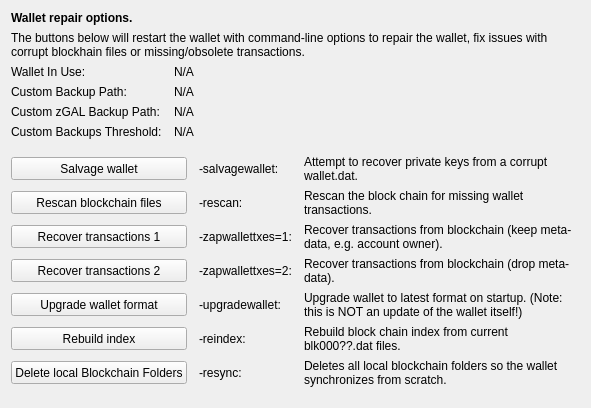
     <widget class="QWidget" name="tab_repair">
      <attribute name="title">
       <string>&amp;Wallet Repair</string>
      </attribute>
      <layout class="QGridLayout" name="gridLayout_4" columnstretch="0,0,0,0">
       <property name="horizontalSpacing">
        <number>12</number>
       </property>
       <item row="0" column="0" colspan="4">
        <widget class="QLabel" name="label_repair_header">
         <property name="font">
          <font>
           <weight>75</weight>
           <bold>true</bold>
          </font>
         </property>
         <property name="text">
          <string>Wallet repair options.</string>
         </property>
        </widget>
       </item>
       <item row="1" column="0" colspan="4">
        <widget class="QLabel" name="label_repair_helptext">
         <property name="font">
          <font>
           <weight>50</weight>
           <bold>false</bold>
          </font>
         </property>
         <property name="text">
          <string>The buttons below will restart the wallet with command-line options to repair the wallet, fix issues with corrupt blockhain files or missing/obsolete transactions.</string>
         </property>
         <property name="wordWrap">
          <bool>true</bool>
         </property>
        </widget>
       </item>
       <item row="2" column="0">
        <widget class="QLabel" name="wallet_path_label">
         <property name="text">
          <string>Wallet In Use:</string>
         </property>
        </widget>
       </item>
       <item row="2" column="1" colspan="3">
        <widget class="QLabel" name="wallet_path">
         <property name="cursor">
          <cursorShape>IBeamCursor</cursorShape>
         </property>
         <property name="text">
          <string>N/A</string>
         </property>
         <property name="textFormat">
          <enum>Qt::PlainText</enum>
         </property>
         <property name="textInteractionFlags">
          <set>Qt::LinksAccessibleByMouse|Qt::TextSelectableByKeyboard|Qt::TextSelectableByMouse</set>
         </property>
        </widget>
       </item>
       <item row="3" column="0">
        <widget class="QLabel" name="wallet_custombackuppath_label">
         <property name="text">
          <string>Custom Backup Path:</string>
         </property>
         <property name="visible">
          <bool>false</bool>
         </property>
        </widget>
       </item>
       <item row="3" column="1" colspan="3">
        <widget class="QLabel" name="wallet_custombackuppath">
         <property name="cursor">
          <cursorShape>IBeamCursor</cursorShape>
         </property>
         <property name="text">
          <string>N/A</string>
         </property>
         <property name="textFormat">
          <enum>Qt::PlainText</enum>
         </property>
         <property name="textInteractionFlags">
          <set>Qt::LinksAccessibleByMouse|Qt::TextSelectableByKeyboard|Qt::TextSelectableByMouse</set>
         </property>
         <property name="visible">
          <bool>false</bool>
         </property>
        </widget>
       </item>
       <item row="4" column="0">
        <widget class="QLabel" name="wallet_customzgalbackuppath_label">
         <property name="text">
          <string>Custom zGAL Backup Path:</string>
         </property>
         <property name="visible">
          <bool>false</bool>
         </property>
        </widget>
       </item>
       <item row="4" column="1" colspan="3">
        <widget class="QLabel" name="wallet_customzgalbackuppath">
         <property name="cursor">
          <cursorShape>IBeamCursor</cursorShape>
         </property>
         <property name="text">
          <string>N/A</string>
         </property>
         <property name="textFormat">
          <enum>Qt::PlainText</enum>
         </property>
         <property name="textInteractionFlags">
          <set>Qt::LinksAccessibleByMouse|Qt::TextSelectableByKeyboard|Qt::TextSelectableByMouse</set>
         </property>
         <property name="visible">
          <bool>false</bool>
         </property>
        </widget>
       </item>
       <item row="5" column="0">
        <widget class="QLabel" name="wallet_custombackupthreshold_label">
         <property name="text">
          <string>Custom Backups Threshold:</string>
         </property>
         <property name="visible">
          <bool>false</bool>
         </property>
        </widget>
       </item>
       <item row="5" column="1" colspan="3">
        <widget class="QLabel" name="wallet_custombackupthreshold">
         <property name="cursor">
          <cursorShape>IBeamCursor</cursorShape>
         </property>
         <property name="text">
          <string>N/A</string>
         </property>
         <property name="textFormat">
          <enum>Qt::PlainText</enum>
         </property>
         <property name="textInteractionFlags">
          <set>Qt::LinksAccessibleByMouse|Qt::TextSelectableByKeyboard|Qt::TextSelectableByMouse</set>
         </property>
         <property name="visible">
          <bool>false</bool>
         </property>
        </widget>
       </item>
       <item row="6" column="0">
        <spacer name="verticalSpacer_repair1">
         <property name="orientation">
          <enum>Qt::Vertical</enum>
         </property>
         <property name="sizeHint" stdset="0">
          <size>
           <width>10</width>
           <height>10</height>
          </size>
         </property>
        </spacer>
       </item>
       <item row="7" column="0" colspan="2">
        <widget class="QPushButton" name="btn_salvagewallet">
         <property name="minimumSize">
          <size>
           <width>100</width>
           <height>23</height>
          </size>
         </property>
         <property name="text">
          <string>Salvage wallet</string>
         </property>
        </widget>
       </item>
       <item row="7" column="2">
        <widget class="QLabel" name="label_repair_salvage_command">
         <property name="text">
          <string notr="true">-salvagewallet:</string>
         </property>
        </widget>
       </item>
       <item row="7" column="3">
        <widget class="QLabel" name="label_repair_salvage">
         <property name="text">
          <string>Attempt to recover private keys from a corrupt wallet.dat.</string>
         </property>
         <property name="wordWrap">
          <bool>true</bool>
         </property>
        </widget>
       </item>
       <item row="8" column="0" colspan="2">
        <widget class="QPushButton" name="btn_rescan">
         <property name="minimumSize">
          <size>
           <width>100</width>
           <height>23</height>
          </size>
         </property>
         <property name="text">
          <string>Rescan blockchain files</string>
         </property>
        </widget>
       </item>
       <item row="8" column="2">
        <widget class="QLabel" name="label_repair_rescan_command">
         <property name="text">
          <string notr="true">-rescan:</string>
         </property>
        </widget>
       </item>
       <item row="8" column="3">
        <widget class="QLabel" name="label_repair_rescan">
         <property name="text">
          <string>Rescan the block chain for missing wallet transactions.</string>
         </property>
         <property name="wordWrap">
          <bool>true</bool>
         </property>
        </widget>
       </item>
       <item row="9" column="0" colspan="2">
        <widget class="QPushButton" name="btn_zapwallettxes1">
         <property name="minimumSize">
          <size>
           <width>100</width>
           <height>23</height>
          </size>
         </property>
         <property name="text">
          <string>Recover transactions 1</string>
         </property>
        </widget>
       </item>
       <item row="9" column="2">
        <widget class="QLabel" name="label_repair_zap1_command">
         <property name="text">
          <string notr="true">-zapwallettxes=1:</string>
         </property>
        </widget>
       </item>
       <item row="9" column="3">
        <widget class="QLabel" name="label_repair_zap1">
         <property name="text">
          <string>Recover transactions from blockchain (keep meta-data, e.g. account owner).</string>
         </property>
         <property name="wordWrap">
          <bool>true</bool>
         </property>
        </widget>
       </item>
       <item row="10" column="0" colspan="2">
        <widget class="QPushButton" name="btn_zapwallettxes2">
         <property name="minimumSize">
          <size>
           <width>100</width>
           <height>23</height>
          </size>
         </property>
         <property name="text">
          <string>Recover transactions 2</string>
         </property>
        </widget>
       </item>
       <item row="10" column="2">
        <widget class="QLabel" name="label_repair_zap2_command">
         <property name="text">
          <string notr="true">-zapwallettxes=2:</string>
         </property>
        </widget>
       </item>
       <item row="10" column="3">
        <widget class="QLabel" name="label_repair_zap2">
         <property name="text">
          <string>Recover transactions from blockchain (drop meta-data).</string>
         </property>
         <property name="wordWrap">
          <bool>true</bool>
         </property>
        </widget>
       </item>
       <item row="11" column="0" colspan="2">
        <widget class="QPushButton" name="btn_upgradewallet">
         <property name="minimumSize">
          <size>
           <width>100</width>
           <height>23</height>
          </size>
         </property>
         <property name="text">
          <string>Upgrade wallet format</string>
         </property>
        </widget>
       </item>
       <item row="11" column="2">
        <widget class="QLabel" name="label_repair_upgrade_command">
         <property name="text">
          <string notr="true">-upgradewallet:</string>
         </property>
        </widget>
       </item>
       <item row="11" column="3">
        <widget class="QLabel" name="label_repair_upgrade">
         <property name="text">
          <string>Upgrade wallet to latest format on startup. (Note: this is NOT an update of the wallet itself!)</string>
         </property>
         <property name="wordWrap">
          <bool>true</bool>
         </property>
        </widget>
       </item>
       <item row="12" column="0" colspan="2">
        <widget class="QPushButton" name="btn_reindex">
         <property name="minimumSize">
          <size>
           <width>100</width>
           <height>23</height>
          </size>
         </property>
         <property name="text">
          <string>Rebuild index</string>
         </property>
        </widget>
       </item>
       <item row="12" column="2">
        <widget class="QLabel" name="label_repair_reindex_command">
         <property name="text">
          <string notr="true">-reindex:</string>
         </property>
        </widget>
       </item>
       <item row="12" column="3">
        <widget class="QLabel" name="label_repair_reindex">
         <property name="text">
          <string>Rebuild block chain index from current blk000??.dat files.</string>
         </property>
         <property name="wordWrap">
          <bool>true</bool>
         </property>
        </widget>
       </item>
       <item row="13" column="0" colspan="2">
        <widget class="QPushButton" name="btn_resync">
         <property name="minimumSize">
          <size>
           <width>100</width>
           <height>23</height>
          </size>
         </property>
         <property name="text">
          <string>Delete local Blockchain Folders</string>
         </property>
        </widget>
       </item>
       <item row="13" column="2">
        <widget class="QLabel" name="label_repair_resync_command">
         <property name="text">
          <string>-resync:</string>
         </property>
        </widget>
       </item>
       <item row="13" column="3">
        <widget class="QLabel" name="label_repair_resync">
         <property name="text">
          <string>Deletes all local blockchain folders so the wallet synchronizes from scratch.</string>
         </property>
         <property name="wordWrap">
          <bool>true</bool>
         </property>
        </widget>
       </item>
       <item row="14" column="0">
        <spacer name="verticalSpacer_repair2">
         <property name="orientation">
          <enum>Qt::Vertical</enum>
         </property>
         <property name="sizeHint" stdset="0">
          <size>
           <width>20</width>
           <height>10</height>
          </size>
         </property>
        </spacer>
       </item>
      </layout>
     </widget>
